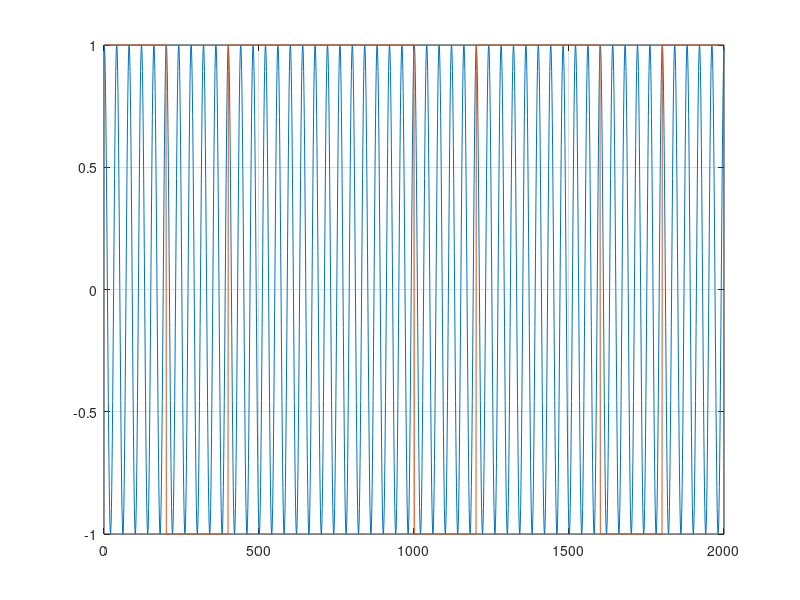
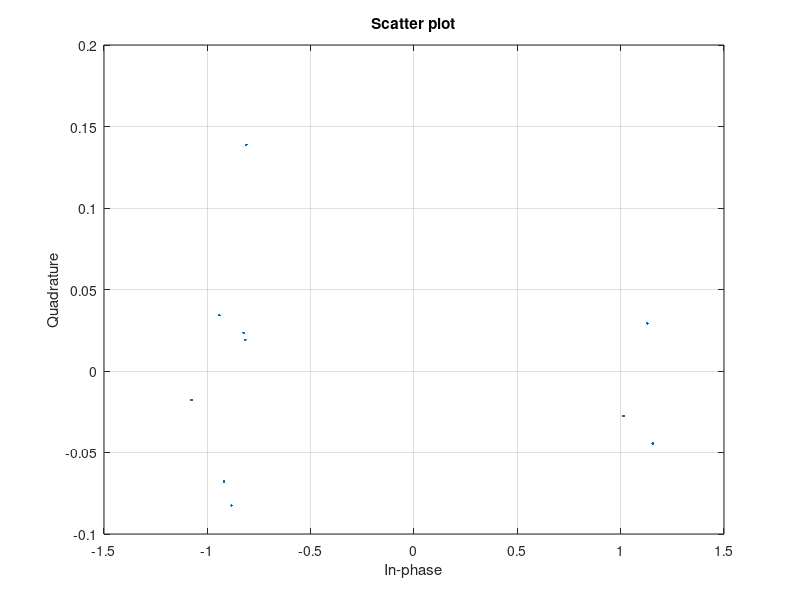
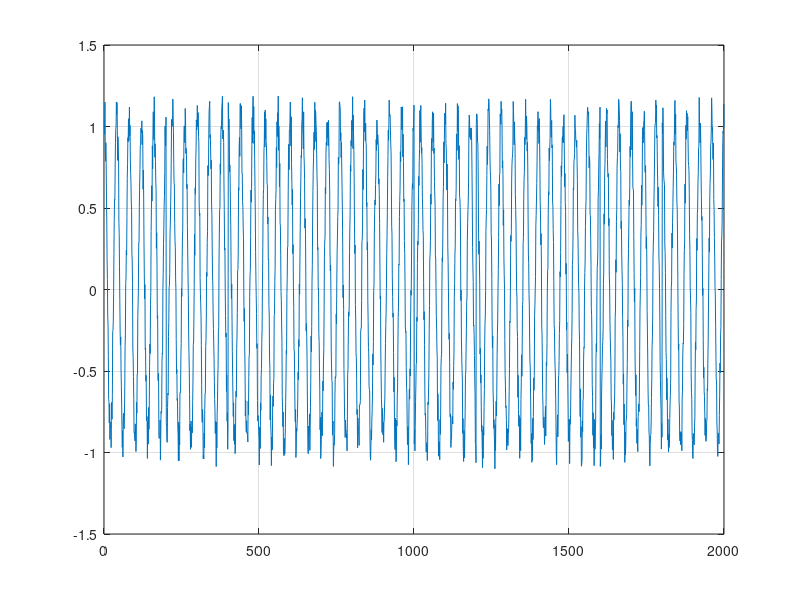
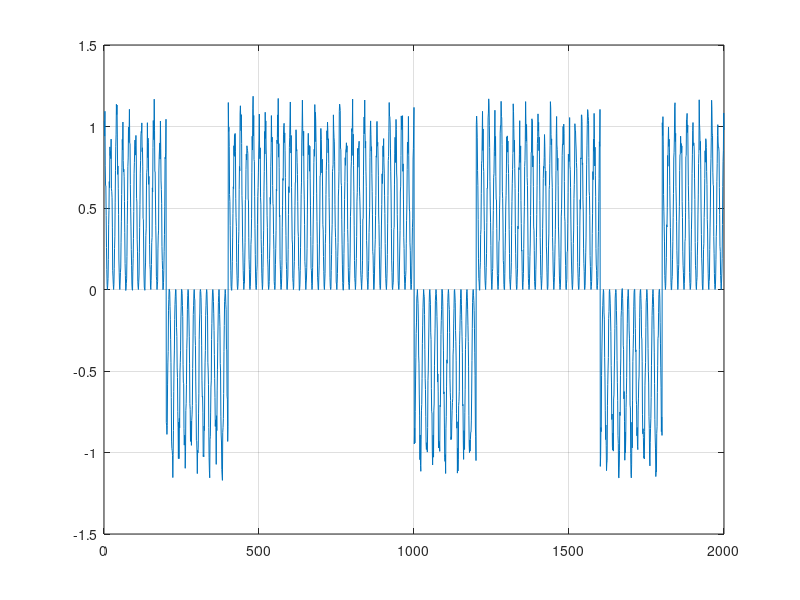

These figures' MATLAB source, in order: (Note: this script raises an error after producing the figures.)
clear, clc, close all
fs = 10000;
ts = 0: 1/fs: 0.2 - 1/fs;
N = length(ts);

fc = cos(2*pi*250*ts);

code = [1 -1 1 1 1 -1 1 1 -1 1];
ns_bit = 200;

am = repelem(code , ns_bit);

plot(fc), grid on, hold on
plot(am)

x = fc.*am;

rng shuffle

x = x +(rand(1,N)*0.3-0.1);
h = hilbert(x);
scatterplot(h,ns_bit,round(ns_bit/2)) , grid on
figure
plot(x), grid on
y = x.*fc ;
figure
plot(y), grid on

figure;

plot(x), grid on , hold on


fltr = bpsk_filter;
yf = filter(fltr.Numerator,1,y);
figure;
plot(yf), grid on

dig = yf > 0.1;
figure
plot(x), grid on, hold on
plot(dig)




